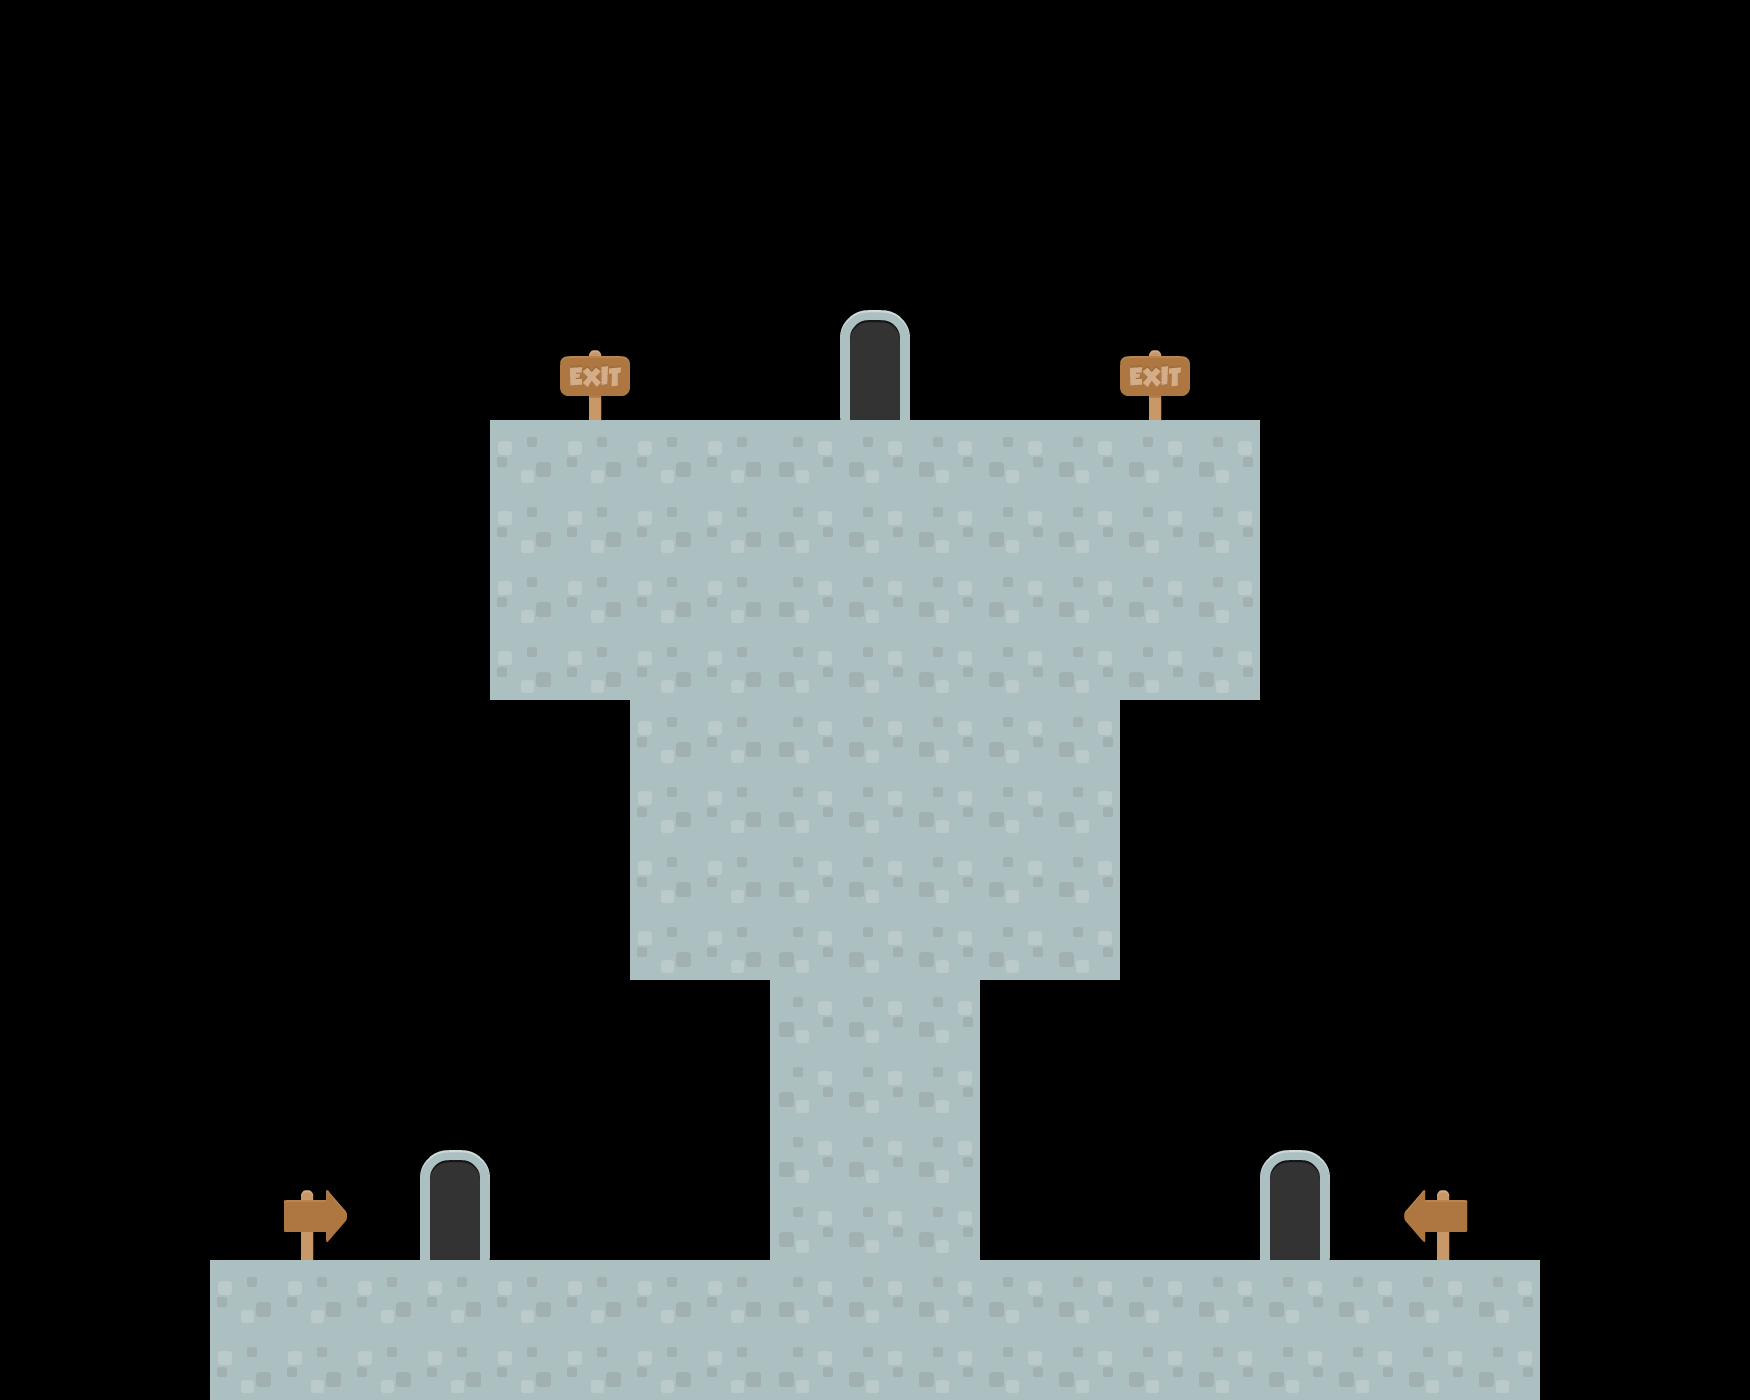

Below is a game level as drawn by its tile map, then a one-line description and the .tmx that defines it (tile-layer data replaced by summaries):
An orthogonal 25x20 tile map with 70x70 px tiles, 5 tile layers (Colliders, SpeedrunStart, Start, Exit, ...) and 16 objects.

<map version="1.5" tiledversion="1.6.0" orientation="orthogonal" renderorder="right-down" width="25" height="20" tilewidth="70" tileheight="70" infinite="0" nextlayerid="9" nextobjectid="8">
 <editorsettings>
  <export target="challenge1.json" format="json" />
 </editorsettings>
 <tileset firstgid="1" name="tiles" tilewidth="70" tileheight="70" spacing="4" margin="1" tilecount="156" columns="12">
  <image source="../../images/spritesheets/tiles.png" trans="ff00ff" width="886" height="960" />
  <tile id="2">
   <objectgroup draworder="index" id="2">
    <object id="1" x="0" y="0" width="70" height="40" />
   </objectgroup>
  </tile>
  <tile id="14">
   <objectgroup draworder="index" id="2">
    <object id="1" x="0" y="0" width="70" height="40" />
   </objectgroup>
  </tile>
  <tile id="15">
   <objectgroup draworder="index" id="2">
    <object id="1" x="0" y="50" width="70" height="20" />
   </objectgroup>
  </tile>
  <tile id="26">
   <objectgroup draworder="index" id="2">
    <object id="1" x="0" y="0" width="70" height="40" />
   </objectgroup>
  </tile>
  <tile id="44">
   <objectgroup draworder="index" id="2">
    <object id="1" x="0" y="0" width="70" height="40" />
   </objectgroup>
  </tile>
  <tile id="45">
   <objectgroup draworder="index" id="2">
    <object id="1" x="0" y="30" width="70" height="40" />
   </objectgroup>
  </tile>
  <tile id="56">
   <objectgroup draworder="index" id="2">
    <object id="1" x="0" y="0" width="70" height="40" />
   </objectgroup>
  </tile>
  <tile id="57">
   <objectgroup draworder="index" id="2">
    <object id="1" x="0" y="0" width="70" height="70" />
   </objectgroup>
  </tile>
  <tile id="68">
   <objectgroup draworder="index" id="2">
    <object id="1" x="0" y="0" width="70" height="40" />
   </objectgroup>
  </tile>
  <tile id="71">
   <objectgroup draworder="index" id="2">
    <object id="1" x="0" y="0" width="70" height="40" />
   </objectgroup>
  </tile>
  <tile id="80">
   <objectgroup draworder="index" id="2">
    <object id="1" x="0" y="0" width="70" height="40" />
   </objectgroup>
  </tile>
  <tile id="117">
   <objectgroup draworder="index" id="2">
    <object id="1" x="0" y="0" width="70" height="40" />
   </objectgroup>
  </tile>
  <tile id="119">
   <objectgroup draworder="index" id="2">
    <object id="1" x="0" y="0" width="70" height="40" />
   </objectgroup>
  </tile>
  <tile id="124">
   <objectgroup draworder="index" id="2">
    <object id="1" x="0" y="45" width="70" height="25" />
   </objectgroup>
  </tile>
  <tile id="126">
   <objectgroup draworder="index" id="2">
    <object id="1" x="0" y="0" width="70" height="40" />
   </objectgroup>
  </tile>
  <tile id="145">
   <objectgroup draworder="index" id="2">
    <object id="1" x="0" y="0" width="70" height="40" />
   </objectgroup>
  </tile>
 </tileset>
 <layer id="1" name="Colliders" width="25" height="20">
  <data>[500 cells, 122 non-empty, 1 distinct tile ids]</data>
 </layer>
 <group id="6" name="Doors">
  <layer id="8" name="SpeedrunStart" width="25" height="20">
   <data>[500 cells, 2 non-empty, 2 distinct tile ids]</data>
  </layer>
  <layer id="7" name="Start" width="25" height="20">
   <data>[500 cells, 2 non-empty, 2 distinct tile ids]</data>
  </layer>
  <layer id="5" name="Exit" width="25" height="20">
   <data>[500 cells, 2 non-empty, 2 distinct tile ids]</data>
  </layer>
 </group>
 <layer id="2" name="Decorations" width="25" height="20">
  <data>[500 cells, 4 non-empty, 3 distinct tile ids]</data>
 </layer>
</map>
